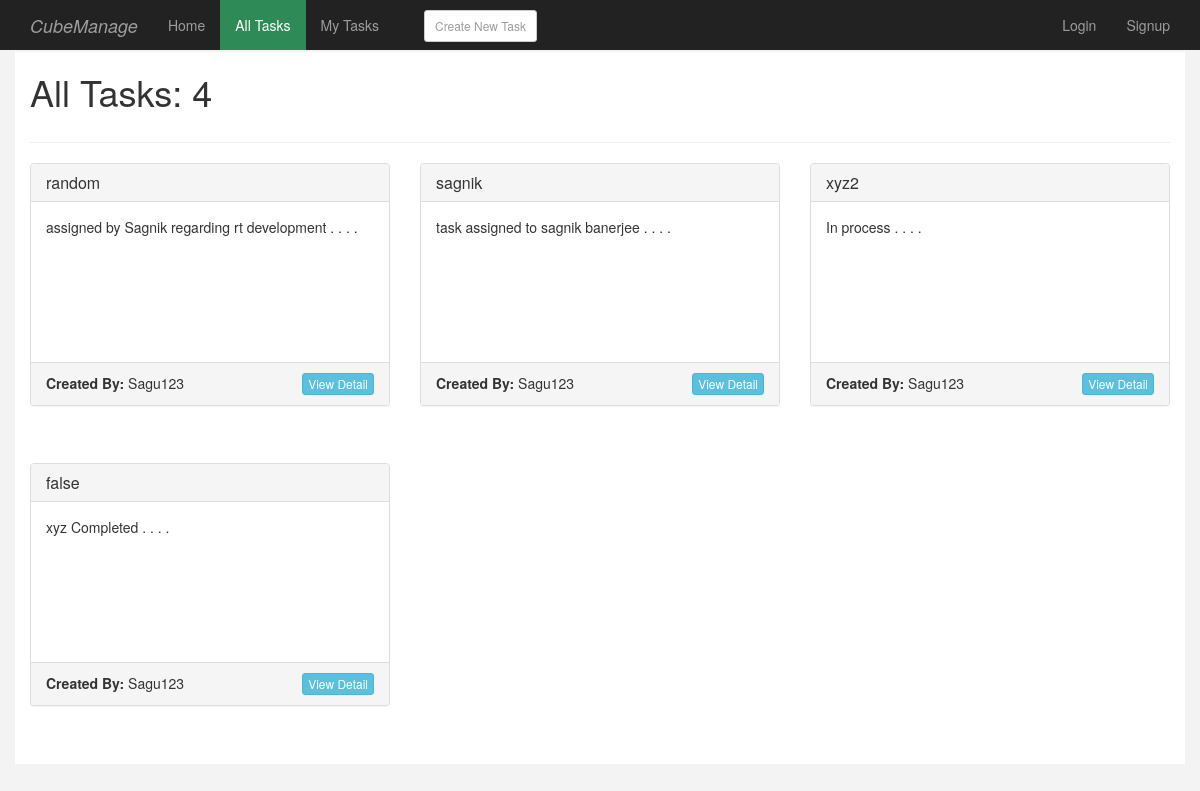
The page /task/all-tasks/ on the database its author committed.
### task/models.py (models this page shows)
class Task(models.Model):
    name = models.CharField(max_length=100)
    description = models.TextField()
    user = models.ForeignKey(User, on_delete=models.CASCADE, default=1)
    dateCreated = models.DateTimeField('date created', auto_now_add=True)
    dateUpdated = models.DateTimeField('date updated', auto_now=True)

### task/views.py (the view)
class TaskIndexView(ListView):
    model = Task
    context_object_name = 'questions'
    template_name = 'task/tasks.html'
    def get_context_data(self, *args, **kwargs):
        context = super(TaskIndexView, self).get_context_data(*args, **kwargs)
        task_list = Task.objects.all().order_by('-dateUpdated')
        paginator = Paginator(task_list, 6)
        page = self.request.GET.get('page')
        try:
            tasks = paginator.page(page)
        except PageNotAnInteger:
            tasks = paginator.page(1)
        except EmptyPage:
            tasks = paginator.page(paginator.num_pages)
        context['allTaskTabActive'] = True
        context['tasks'] = tasks
        context['total'] = task_list.count()
        return context

### task/templates/task/tasks.html (shortened to what this page needs)
{% extends 'main/base.html' %}
{% load humanize %}
{% block content %}
<h1 style="margin-bottom:30px;">{% if myTaskTabActive %} My {% else %} All {% endif %} Tasks: {{total}}</h1><hr>
<div class="row">
    {% if tasks %}
        {% for task in tasks %}
            <div class="col-md-4 col-sm-6 col-xs-12" style="height:300px">
                <div class="panel panel-default">
                    <div class="panel-heading">
                        <h3 class="panel-title">{{task.name}}</h3>
                    </div>
                    <div class="panel-body" style="height:160px">
                        {{task.description | slice:":300" }} . . . .
                    </div>
                    <div class="panel-footer">
                        <div class="row">
                            <div class="col-md-8">
                                <b>Created By: </b>{{task.user.username | capfirst}}
                            </div>
                            <div class="col-md-4">
                                <a href="{% url 'taskDetail' task.id %}" class="btn btn-xs btn-info pull-right">View Detail</a>
                            </div>
                        </div>
                    </div>
                </div>
            </div>
        {% endfor %}
    {% else %}
        <h3 style="margin-left:15px">No tasks available for now.</h3>
    {% endif %}
</div>
<div class="row">
    <div class="col-md-offset-4 col-md-8">
    </div>
</div>
{% endblock %}

### main/templates/main/base.html (shortened to what this page needs)
<!DOCTYPE html>
{% load staticfiles %}
<html lang="en">
<head>
    <link rel="stylesheet" href="https://maxcdn.bootstrapcdn.com/bootstrap/3.3.7/css/bootstrap.min.css" />
    <link rel="stylesheet" href="{% static 'main/css/custom.css' %}"/>
</head>
<body>
    <nav class="navbar navbar-inverse navbar-fixed-top">
        <div class="container">
            <div class="navbar-header">
                <a class="navbar-brand" href="{% url 'home' %}" style="color:'Red';font:bold"><i>CubeManage</i></a>
            </div>
            <div id="navbar" class="navbar-collapse collapse">
                <ul class="nav navbar-nav select-active">
                    <li class="{% if homeTabActive %}active{% endif %}"><a href="{% url 'home' %}">Home</a></li>
                    <li class="{% if allTaskTabActive %}active{% endif %}"><a href="{% url 'allTasks' %}">All Tasks</a></li>
                    <li class="{% if myTaskTabActive %}active{% endif %}"><a href="{% url 'myTasks' %}">My Tasks</a></li>
                    <li><a href="{% url 'newTask' %}" class="btn btn-xs btn-default create-btn" style="padding:5px 10px;">Create New Task</a></li>
                </ul>
                <ul class="nav navbar-nav navbar-right">
                    {% if user.is_authenticated %}
                        {% if user.is_superuser or user.is_staff %}
                        <li><a href="/admin">Visit Admin Panel</a></li>
                        {% endif %}
                        <li><a href="#">{{user.username|capfirst}}</a></li>
                        <li><a href="{% url 'logout' %}?next=/">Logout</a></li>
                    {% else %}
                        <li><a href="{% url 'login' %}?next={{request.path}}">Login</a></li>
                        <li><a href="{% url 'signup' %}?next={{request.path}}">Signup</a></li>
                    {% endif %}
                </ul>
            </div>
        </div>
    </nav>
    <div class="container page-wrapper">
        {% block content %} {% endblock %}
    </div>
</body>
</html>

### main/static/main/css/custom.css (style rules this page uses)
body { padding-top: 70px; background: #f3f3f3; }
.page-wrapper { min-height: 680px; background: #fff; margin-top: -18px; }
.navbar-inverse .navbar-nav > .active > a, .navbar-inverse .navbar-nav > .active > a:focus, .navbar-inverse .navbar-nav > .active > a:hover { color: #fff; background-color: seagreen; }
.navbar-fixed-top { border-width: 0; }
@media (min-width:768px) { .create-btn { margin-left:30px; margin-top:10px; } }

### rows shown on the page
Task: name "random", description "assigned by Sagnik regarding rt development", user.username "Sagu123"
Task: name "sagnik", description "task assigned to sagnik banerjee", user.username "Sagu123"
Task: name "xyz2", description "In process", user.username "Sagu123"
Task: name "false", description "xyz Completed", user.username "Sagu123"

### other values the page prints
{{ total }} "4"
